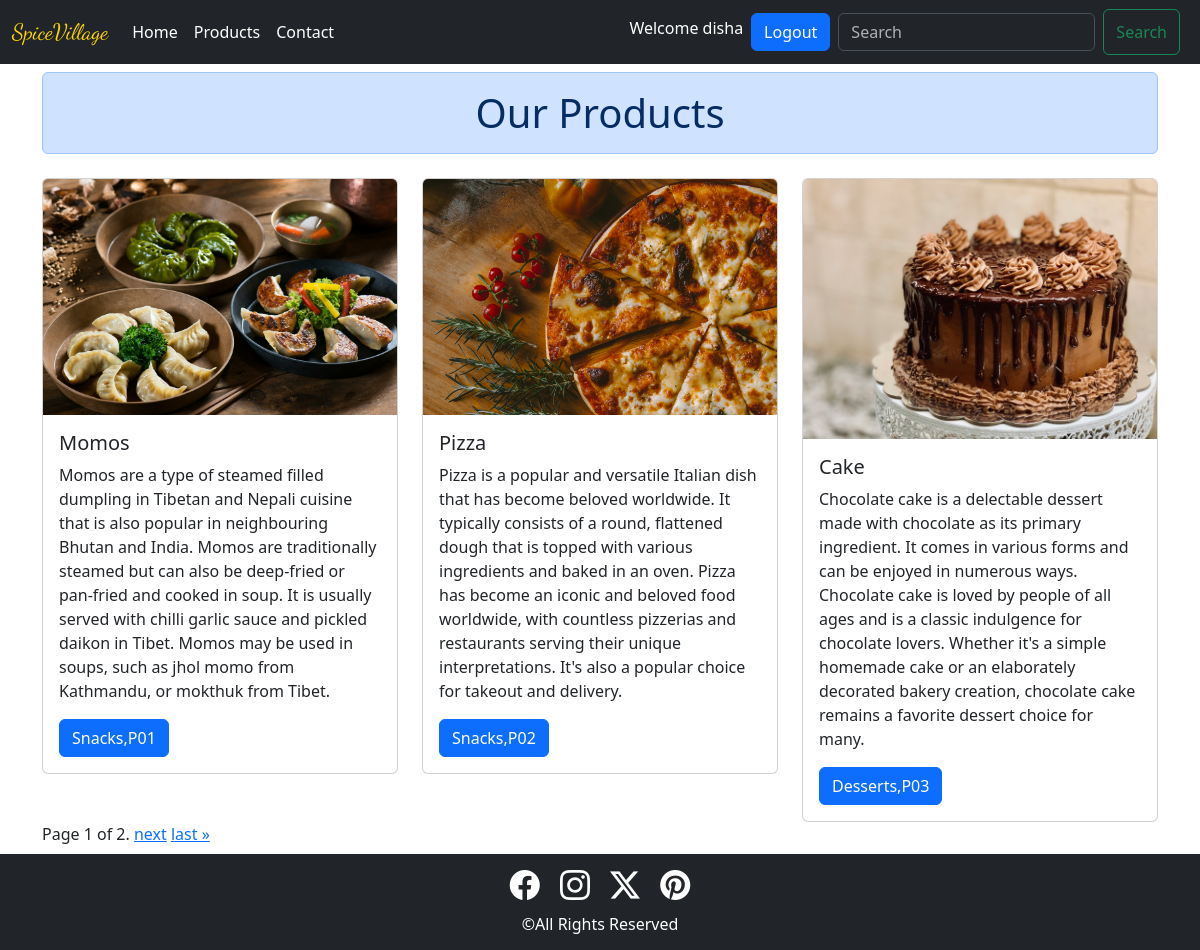
/products (signed in), run on the app's committed database.
### test1/models.py (models this page shows, shortened)
class Product(models.Model):
    product_id = models.CharField(max_length=30, unique=True)
    product_name = models.CharField(max_length=30)
    product_description = models.CharField(max_length=400)
    product_category = models.CharField(max_length=100)
    product_img = models.ImageField(upload_to='images/')

### test1/views.py (the view)
# urls.py: path('products', views.products, name='products'),
@login_required(login_url="loginuser")
def products(request):
    myproducts = Product.objects.all()
    paginator = Paginator(myproducts, 3)
    page_number = request.GET.get("page")
    page_obj = paginator.get_page(page_number)
    return render(request, 'test1/product.html', {"page_obj": page_obj})

### test1/templates/test1/product.html (shortened to what this page needs)
<!DOCTYPE html>
<html lang="en">
<head>
    <link href="https://cdn.jsdelivr.net/npm/bootstrap@5.3.3/dist/css/bootstrap.min.css" rel="stylesheet">
</head>
<body>
    {% include 'test1/navbar.html' %}
    <div class="container">
        <h1 class="alert alert-primary text-center mt-2">Our Products</h1>
        <div class="row">
        {% for x in page_obj %}
            <div class="col-lg-4 col-md-6 col-12">
                <div class="card mt-2">
                <img src="{{x.product_img.url}}" class="card-img-top img-fluid" alt="..." style="max-width: 100%; max-height: 260px;">
                <div class="card-body">
                    <h5 class="card-title">{{x.product_name}}</h5>
                    <p class="card-text">{{x.product_description}}</p>
                    <a href="#" class="btn btn-primary">{{x.product_category}},{{x.product_id}}</a>
                </div>
                </div>
            </div>
        {% endfor %}
        </div>
        <div class="pagination">
            <span class="step-links">
                <span class="current">
                    Page {{ page_obj.number }} of {{ page_obj.paginator.num_pages }}.
                </span>
                {% if page_obj.has_next %}
                    <a href="?page={{ page_obj.next_page_number }}">next</a>
                    <a href="?page={{ page_obj.paginator.num_pages }}">last &raquo;</a>
                {% endif %}
            </span>
        </div>
    </div>
    {% include 'test1/footer.html' %}
</body>
</html>

### test1/templates/test1/navbar.html (shortened to what this page needs)
<!DOCTYPE html>
<html lang="en">
<head>
    <link href="https://cdn.jsdelivr.net/npm/bootstrap@5.3.3/dist/css/bootstrap.min.css" rel="stylesheet">
</head>
<body>
    <nav class="navbar navbar-expand-lg bg-dark" data-bs-theme="dark">
        <div class="container-fluid">
          <a class="navbar-brand" href="{% url 'home' %}" style="color: gold; font-family: 'Dancing Script'; font-size: 1.4rem;">SpiceVillage</a>
          <div class="collapse navbar-collapse" id="navbarSupportedContent">
            <ul class="navbar-nav me-auto mb-2 mb-lg-0">
              <li class="nav-item">
                <a class="nav-link active" aria-current="page" href="{% url 'home' %}" style="color: white;">Home</a>
              </li>
              <li class="nav-item">
                <a class="nav-link" href="{% url 'products' %}" style="color: white;">Products</a>
              </li>
              <li class="nav-item">
                <a class="nav-link" href="{% url 'contact' %}" style="color: white;">Contact</a>
              </li>
            </ul>
            {% if user.is_authenticated %}
            <p class="mt-2 px-2" style="color: white;">Welcome {{ user.username }}</p>
            <a class="btn btn-primary" href="{% url 'logoutuser' %}">Logout</a>
            {% endif %}
            <form class="d-flex px-2" role="search" method="post" action="{% url 'findproduct' %}">
              <input class="form-control me-2 my-1" type="search" placeholder="Search" aria-label="Search" name="prod_search">
              <button class="btn btn-outline-success" type="submit">Search</button>
            </form>
          </div>
        </div>
      </nav>
</body>
</html>

### test1/templates/test1/footer.html (shortened to what this page needs)
<!DOCTYPE html>
<html lang="en">
<head>
    <link href="https://cdn.jsdelivr.net/npm/bootstrap@5.3.3/dist/css/bootstrap.min.css" rel="stylesheet">
    <link rel="stylesheet" href="https://cdn.jsdelivr.net/npm/bootstrap-icons@1.11.3/font/bootstrap-icons.min.css">
</head>
<body>
    <div class="container-fluid text-center mt-2 py-2" style="background-color: #212529;">
        <div class="row">
        <span>
            <a href="https://www.facebook.com/"><i class="bi bi-facebook mx-2" style="color: white; font-size: 30px;"></i></a>
            <a href="https://www.instagram.com/?hl=en"><i class="bi bi-instagram mx-2" style="color: white; font-size: 30px;"></i></a>
            <a href="https://twitter.com/?lang=en-in"><i class="bi bi-twitter-x mx-2" style="color: white; font-size: 30px;"></i></a>
            <a href="https://in.pinterest.com/ideas/"><i class="bi bi-pinterest mx-2" style="color: white; font-size: 30px;"></i></a>
        </span>
        </div>
        <div class="row mt-2">
            <h6 style="color: white;">&copy;All Rights Reserved</h6>
        </div>
    </div>
</body>
</html>

### data on the page
Product: product_img (picture), product_name "Momos", product_description "Momos are a type of steamed filled dumpling in Tibetan and Nepali cuisine that is also popular in neighbouring Bhutan and India. Momos are traditionally steamed but can also be deep-fried or pan-fried and cooked in soup. It is usually served with chilli garlic sauce and pickled daikon in Tibet. Momos may be used in soups, such as jhol momo from Kathmandu, or mokthuk from Tibet.", product_category "Snacks", product_id "P01"
Product: product_img (picture), product_name "Pizza", product_description "Pizza is a popular and versatile Italian dish that has become beloved worldwide. It typically consists of a round, flattened dough that is topped with various ingredients and baked in an oven. Pizza has become an iconic and beloved food worldwide, with countless pizzerias and restaurants serving their unique interpretations. It's also a popular choice for takeout and delivery.", product_category "Snacks", product_id "P02"
Product: product_img (picture), product_name "Cake", product_description "Chocolate cake is a delectable dessert made with chocolate as its primary ingredient. It comes in various forms and can be enjoyed in numerous ways. Chocolate cake is loved by people of all ages and is a classic indulgence for chocolate lovers. Whether it's a simple homemade cake or an elaborately decorated bakery creation, chocolate cake remains a favorite dessert choice for many.", product_category "Desserts", product_id "P03"

### other printed values
{{ user.username }} "disha"
{{ page_obj.number }} "1"
{{ page_obj.paginator.num_pages }} "2"
